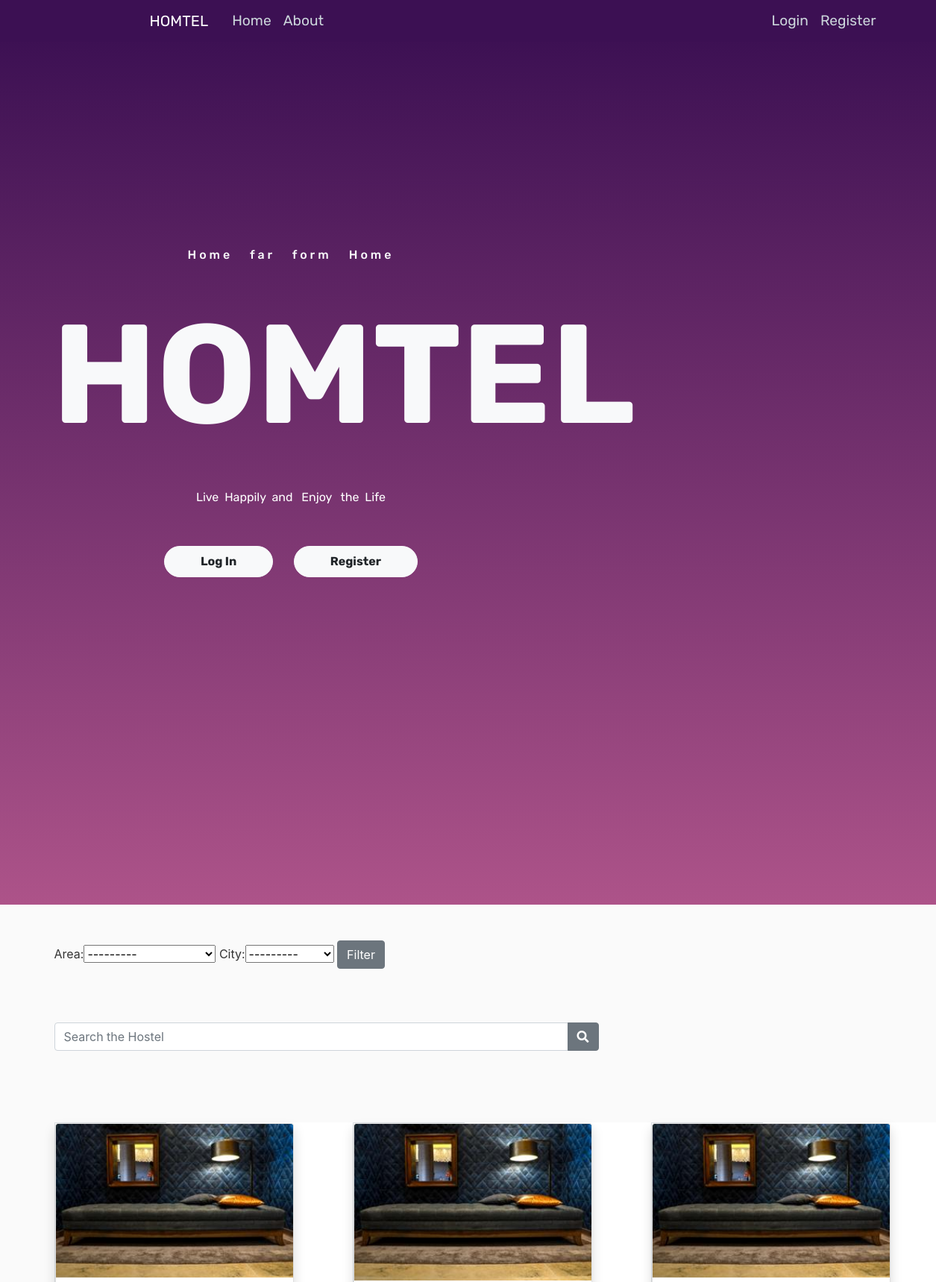
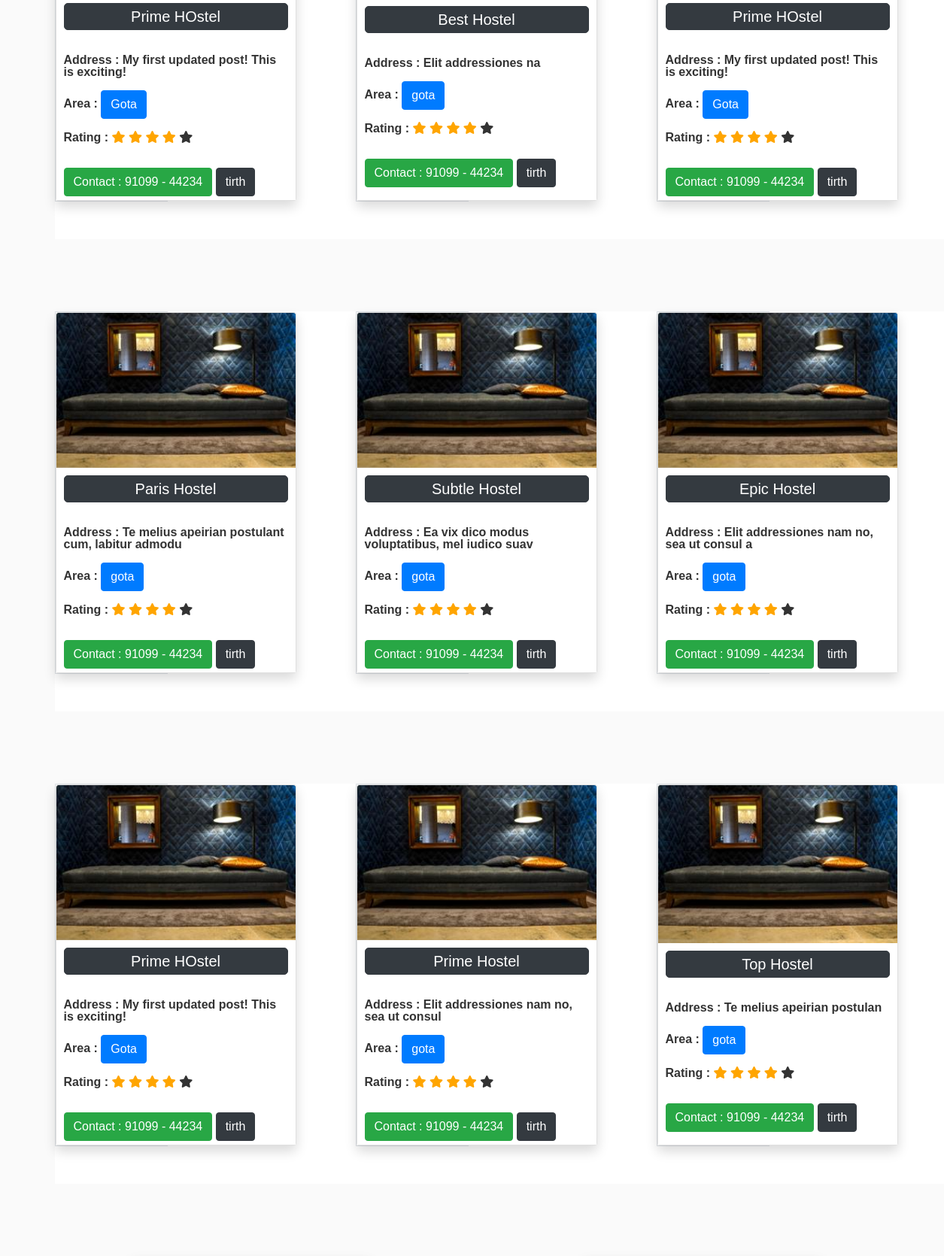
The page / (upper part) on the database its author committed (2 pictures, top to bottom).
### blog/models.py (models this page shows, shortened)
class Post(models.Model):
    CITY_CHOICES = [
        ("gandhinagar", "Gandhinagar"),
        ("ahmedabad", "Ahmedabad"),
        ("bhavnagar", "Bhavnagar"),
    ]
    AREA_CHOICES = [
        ("gota", "Gota"),
        ("vaishnodevi", "Vaishnodevi"),
        ("godhrej", "Godhrej Garden City"),
    ]
    RATING_CHOICES = [("1", "1"), ("2", "2"), ("3", "3"), ("4", "4"), ("5", "5")]
    hostel_name = models.CharField(max_length=20)
    address = models.CharField(max_length=100, default="UNK")
    area = models.CharField(max_length=20, choices=AREA_CHOICES, default="UNK")
    city = models.CharField(max_length=20, choices=CITY_CHOICES, default="UNK")
    contact = models.CharField(max_length=10, default="UNK")
    rating = models.CharField(max_length=1, choices=RATING_CHOICES, default="UNK")
    breakfast = models.BooleanField(default=False)
    lunch = models.BooleanField(default=False)
    dinner = models.BooleanField(default=False)
    transportation = models.BooleanField(default=False)
    cctv = models.BooleanField(default=False)
    fridge = models.BooleanField(default=False)
    washing_machine = models.BooleanField(default=False)
    geyser = models.BooleanField(default=False)
    ac = models.BooleanField(default=False)
    date_posted = models.DateTimeField(
        default=timezone.now
    )  # only when post was created use--> auto_now_add=True
    author = models.ForeignKey(User, on_delete=models.CASCADE)

### users/models.py (models this page shows, shortened)
class Profile(models.Model):
    user = models.OneToOneField(User, on_delete=models.CASCADE)
    image = models.ImageField(default="default.jpg", upload_to="profile_pics")

### blog/views.py (the view)
# urls.py: path("", views.home, name="blog-home"),
def home(request):
    posts_list = Post.objects.all()
    query = request.GET.get('q')
    if query:
        posts_list = Post.objects.filter(hostel_name__icontains=query).order_by("date_posted")
    myFilter = PostFilter(request.GET, queryset=posts_list)
    posts_list = myFilter.qs
    context = {
        "posts": posts_list,
        'myFilter':myFilter,
    }
    return render(request, "blog/home.html", context)

### blog/templates/blog/home.html (shortened to what this page needs)
{% load static %}
<!DOCTYPE html>
<html >
  <head>
    <link rel="stylesheet" href="https://stackpath.bootstrapcdn.com/bootstrap/4.4.1/css/bootstrap.min.css">
    <link rel="stylesheet" type="text/css" href="{% static 'blog/main.css' %}">
    <link rel="stylesheet" href="https://use.fontawesome.com/releases/v5.7.2/css/all.css"
>
    <link rel="stylesheet" href="{% static 'blog/Style.css' %}" />
  <link rel="stylesheet" href="{% static 'blog/mobile-style.css' %}">
  <link rel="stylesheet" href="{% static 'blog/main.js' %}">
</head>
<body>
   <div class="mheader">
    <header class="site-header">
        <nav class="navbar navbar-expand-md navbar-dark bg-steel fixed-top">
        <div class="container">
            <a class="navbar-brand mr-4" href="{% url 'blog-home' %} ">HOMTEL</a>
            <div class="collapse navbar-collapse" id="navbarToggle">
            <div class="navbar-nav mr-auto">
                <a class="nav-item nav-link" href="{% url 'blog-home' %} ">Home</a>
                <a class="nav-item nav-link" href="{% url 'blog-about' %} ">About</a>
            </div>
            <div class="navbar-nav">
              {% if user.is_authenticated %}
                {% if user.user_role == seller %}
                  <a class="nav-item nav-link" href="{% url 'post-create' %}">New Hostel</a>
                {% endif %}
                  <a class="nav-item nav-link" href="{% url 'profile' %}">Profile</a>
                  <a class="nav-item nav-link" href="{% url 'logout' %}">Logout</a>
              {% else %}
                <a class="nav-item nav-link" href="{% url 'login' %}">Login</a>
                <a class="nav-item nav-link" href="{% url 'register' %}">Register</a>
              {% endif %}
            </div>
            </div>
        </div>
        </nav>
        <div class="container text-center homecont">
          <div class="row">
            <div class="col-md-7 col-sm-12  text-white">
              <h6>Home &nbsp; far &nbsp;  form  &nbsp; Home</h6>
              <h1>HOMTEL</h1>
              <p>
                Live  &nbsp;Happily  &nbsp;and &nbsp; Enjoy &nbsp; the  &nbsp;Life
              </p>
              <br>
              {% if user.is_authenticated %}
                Welcome to Our Website!
              {% else %}
              <button class="btn btn-light px-5 py-2 primary-btn">
                Log In
              </button>&nbsp;&nbsp;&nbsp;&nbsp;&nbsp;&nbsp;
              <button class="btn btn-light px-5 py-2 primary-btn">
                Register
              </button>
              {% endif %}
            </div>
          </div>
        </div>
    </header>
  <br>
  </div>
    <main role="main" class="container">
        <div class="row">
          <div class="col-md-8">
            <br>
              <form action="" method="GET">
                {{myFilter.form}}
                <input type="submit" class="btn btn-secondary"  value="Filter" >
              </form>
          <br><br><br>
              <form action="" method="GET">
            <div class="input-group">
              <input type="text" class="form-control" name='q' placeholder="Search the Hostel">
              <div class="input-group-append">
                <button class="btn btn-secondary" type="submit">
                  <i class="fa fa-search"></i>
                </button>
              </div>
            </div>
          </form>
<div class="container nomargin">
  <div class="yyy row nomargin">
            {% for post in posts %}
            <div class="xxx container divcard container-card ">
              <div class="www row row-card divcard ">
                  <div class="border col-md-6 row-card divcard ">
                      <div class="card shadow divcard " style="width: 20rem; height:30rem;">
                          <div class="inner divcard ">
                              <img src="{{ post.author.profile.image.url }}" alt="profile_pic" class="card-img-top">
                          </div>
                          <div class="card-body divcard">
                            <p><a href="{% url 'post-detail' post.id %}" class="btn btn-dark h_name">{{ post.hostel_name }}</a></p>
                            <p class="card-text2"><br>
                              Address : {{ post.address }}
                              <br><br>
                              Area :
                              <a href="#" class="btn btn-primary area">{{ post.area }}</a></p>
                              <p>Rating :
                              {% with ''|center:4 as range %}
                              {% for _ in range %}
                                <span class="fa fa-star checked"></span>
                              {% endfor %}
                              {% endwith %}
                              <span class="fa fa-star "></span>
                            </p>
                            <br>
                            <a href="#" class="btn btn-success">Contact :  91099 - 44234</a>
                             <a href="{% url 'user-posts' post.author.username %}" class="btn btn-dark">{{ post.author }}</a>
                          </div>
                        </div>
                  </div>
                </div>
              </div>
    {% endfor %}
  </div>
</div>
          </div>
        </div>
      </main>
      <br><br><br><br>
</body>
</html>

### blog/static/blog/main.css (style rules this page uses)
body { background: #fafafa; color: #333333; margin-top: 5rem; }
h1, h2, h3, h4, h5, h6 { color: #f8f9fa; }
.bg-steel { background-color: #3c1053; }
.mheader { color:blue; margin-top:-37px; }
.site-header .navbar-nav .nav-link { color: #cbd5db; }

### blog/static/blog/Style.css (style rules this page uses)
* { box-sizing: border-box; }
header, section { overflow-x: hidden; }
:root { --Rubik-font: "Rubik", cursive; --Rubik: "Rubik", cursive; --Patua: "Patua One", cursive; --Lobster: "lobster", cursive; --light-black: #2e2c2caf; --bggradient: linear-gradient(to bottom, #3c1053 ,#ad5389); --light-gray: rgba(255, 255, 255, 0.877); }
header a { font-family: var(--Rubik); font-size: 0.9em; color: whitesmoke; }
header .nav-item:last-child { padding-right: 10.5em; }
header .nav-item { padding: 0.2em; }
header .navbar-brand { padding-left: 8rem; }
header .row .col-md-7 { padding: 22vmin 1vmin; padding-bottom: 35vmin; }
header { background: #3c1053; background: var(--bggradient); }
header .container .col-md-7 { font-family: "Rubik", sans-serif; }
header .container .col-md-7 h6 { padding: 1vmin; letter-spacing: 4px; }
header .container .col-md-7 h1 { font-size: 15vmin; font-weight: bold; padding: 0.1em 0em; }
header .container .col-md-7 p { padding: 1vmin 5vmin; }
.primary-btn { border-radius: 30px; font-weight: bold; }

### blog/templates/blog/home.html (style rules this page uses)
.bg-steel { background-color: #3c1053; }
header a { font-family: var(--Rubik); font-size: 1.2em; color: whitesmoke; }
.row-card { font-family: 'Ubuntu', sans-serif; background:#c8cdd4; font-weight: bold; }
.divcard { background-color: hsl(0, 0%, 100%); }
.col-md-6 { padding-left: 0px; margin-bottom: 50px; }
.checked { color: orange; }
.container-card { margin-top: 8%; }
.inner { overflow: hidden; }
.inner img { transition: all 1.5s ease; }
.h_name { padding : 2px 5px 2px 5px; color : #FFF; text-align: center; border-radius: 5px; width: 100%; font-size: 20px; }
.area { margin-right: 90px; }
.www { width: 300px; }
.xxx { width: 400px; }
.yyy { width: 1200px; }
.card-body { line-height: 1.0; padding : 10px; }

### rows shown on the page
Post: author.profile.image (picture), hostel_name "Prime HOstel", address "My first updated post! This is exciting!", area "Gota", author "tirth"
Post: author.profile.image (picture), hostel_name "Best Hostel", address "Elit addressiones na", area "gota", author "tirth"
Post: author.profile.image (picture), hostel_name "Prime HOstel", address "My first updated post! This is exciting!", area "Gota", author "tirth"
Post: author.profile.image (picture), hostel_name "Paris Hostel", address "Te melius apeirian postulant cum, labitur admodu", area "gota", author "tirth"
Post: author.profile.image (picture), hostel_name "Subtle Hostel", address "Ea vix dico modus voluptatibus, mel iudico suav", area "gota", author "tirth"
Post: author.profile.image (picture), hostel_name "Epic Hostel", address "Elit addressiones nam no, sea ut consul a", area "gota", author "tirth"
Post: author.profile.image (picture), hostel_name "Prime HOstel", address "My first updated post! This is exciting!", area "Gota", author "tirth"
Post: author.profile.image (picture), hostel_name "Prime Hostel", address "Elit addressiones nam no, sea ut consul", area "gota", author "tirth"
Post: author.profile.image (picture), hostel_name "Top Hostel", address "Te melius apeirian postulan", area "gota", author "tirth"
